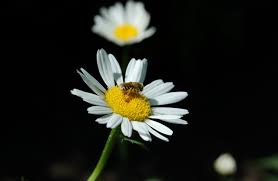
#> input picture images/img_4.jpg, 278 x 181 px
$ python convolution_filters.py
#> lines starting #> are read from the running program, lines starting #| are printed output that depends on the picture
import cv2
import numpy as np

img = cv2.imread('images/img_4.jpg')
#> img is the input picture: shape (181, 278, 3); mean B, G, R 25.6, 31.8, 30.6
img = cv2.cvtColor(img, cv2.COLOR_BGR2GRAY)
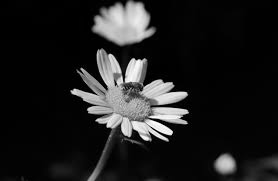
#> img: shape (181, 278); min 0, max 254, mean 30.7

def convolution(s):
    result = np.zeros(img.shape)

    mask = np.ones((s, s)) / s ** 2

    rows, cols = img.shape

    for i in range(s//2, rows-s//2):
        for j in range(s//2, cols-s//2):
            small_img = img[i-s//2:i+s//2+1, j-s//2:j+s//2+1]
            result[i, j] = np.sum(small_img * mask)

    return result

list_size = [3, 5, 7, 15]
i = 0

for size in list_size:
    res = convolution(size)
    cv2.imwrite(f'output4_{i}.jpg', res)
    i += 1
#> this loop made 4 passes
#> pass 1, `cv2.imwrite(f'output4_{i}.jpg', res)`:
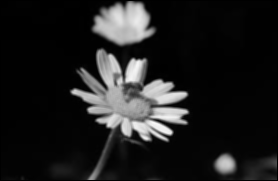
#> saved as output4_0.jpg: shape (181, 278); min 0, max 248, mean 30.6
#> pass 2, `cv2.imwrite(f'output4_{i}.jpg', res)`:
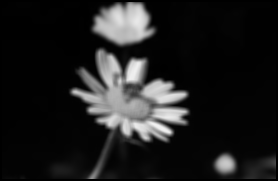
#> saved as output4_1.jpg: shape (181, 278); min 0, max 242, mean 30.4
#> after the loop, i = 4
